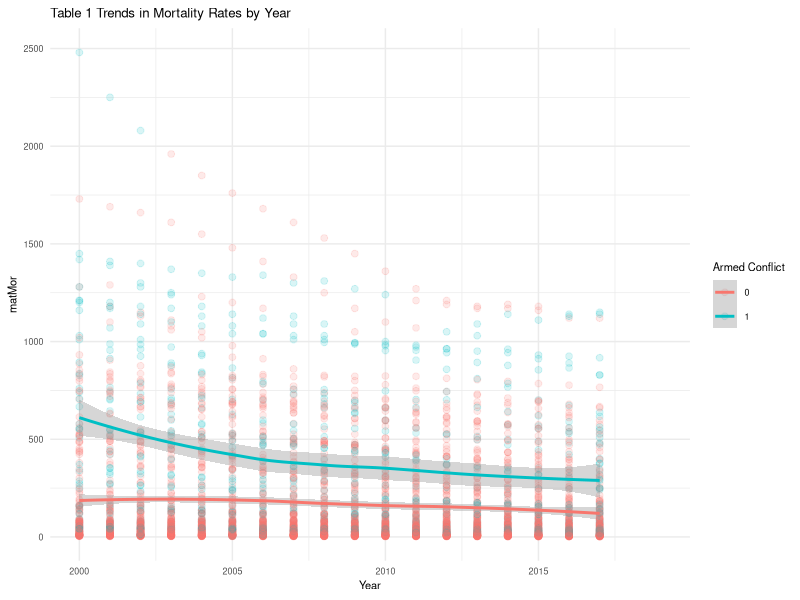
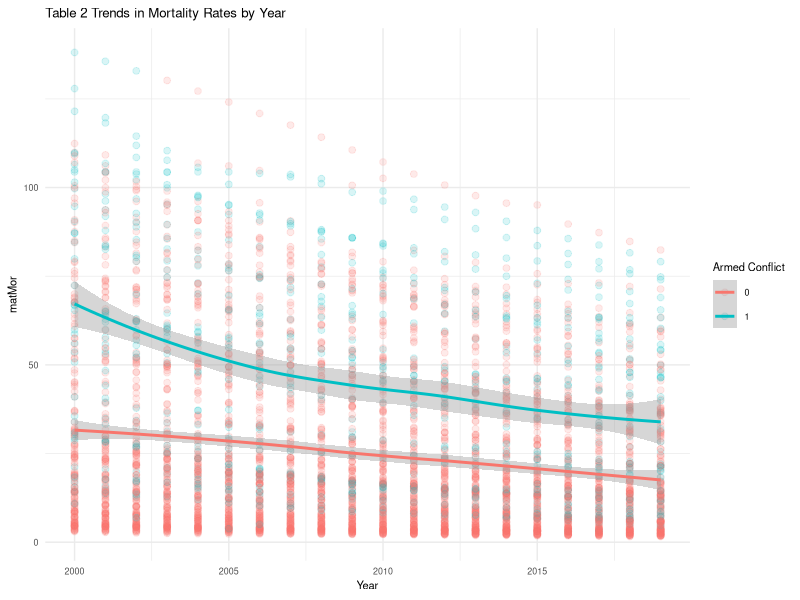
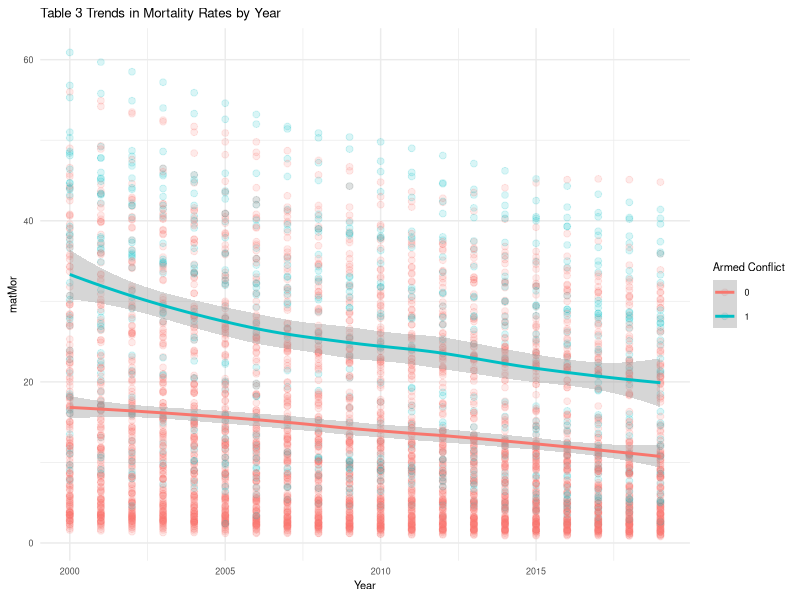
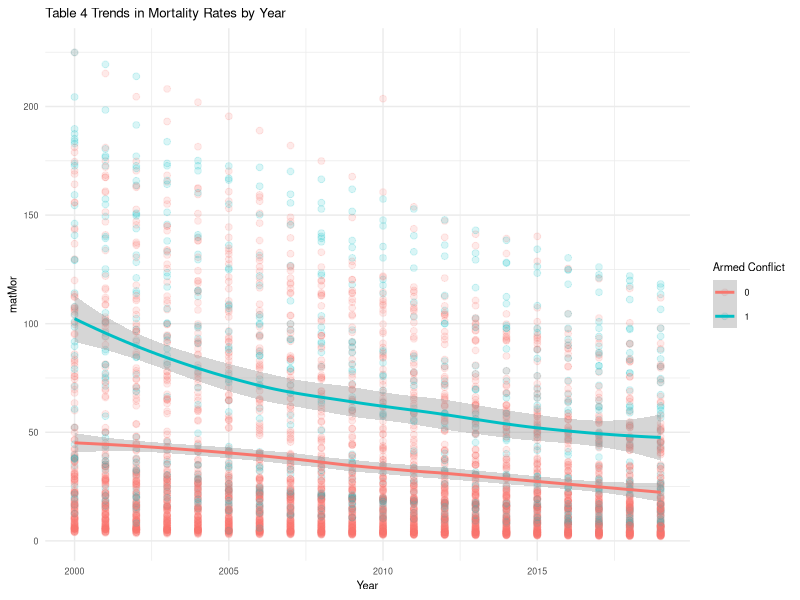
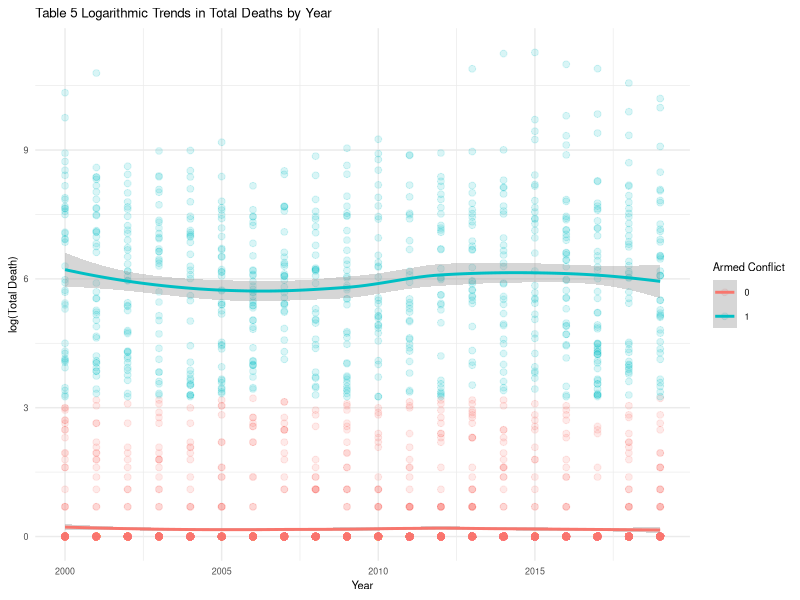
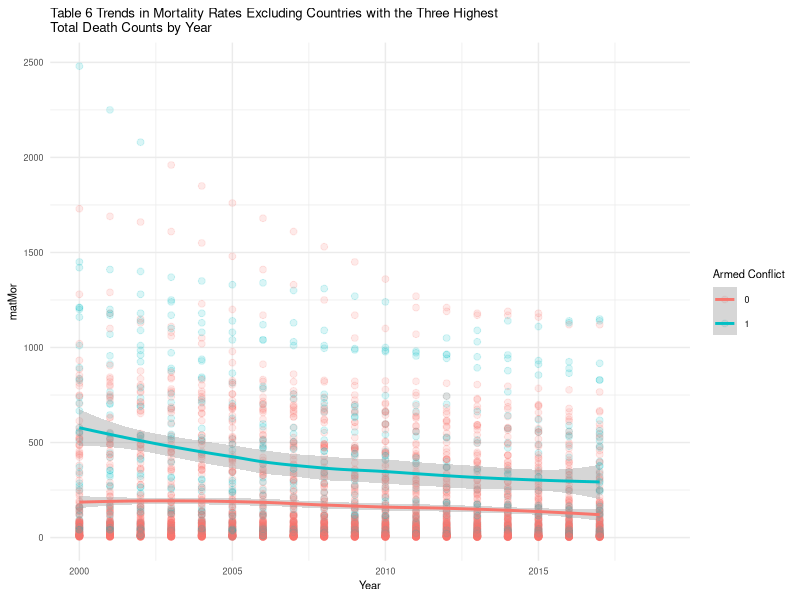
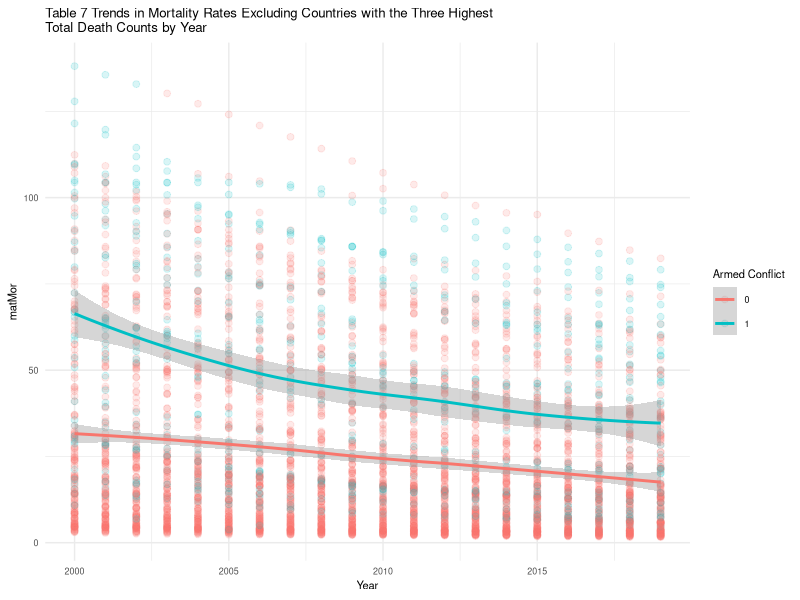
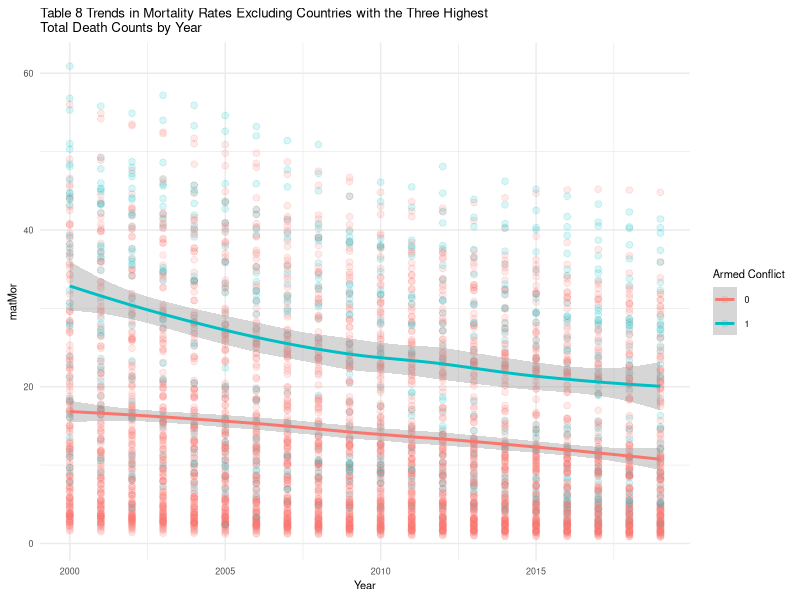

R code for these plots, in order:
## ---- chunk 1
library(tidyverse)
library(here)
## ---- chunk 2
# load the data
final_data <- read.csv(here("data/analytical", "final_data.csv"), header = TRUE)
## ---- chunk 3
glimpse(final_data)
## ---- chunk 4
summary(final_data)
## ---- chunk 5
Mor_names <- c("matMor","infMor","neoMor","under5Mor")

for (i in seq_along(Mor_names)){
  Mor <- Mor_names[i]
  plot <- final_data %>% ggplot(aes(Year,.data[[Mor]], 
                                    color=factor(armed_conflict))) +
    geom_point(alpha=0.15, size=2) + geom_smooth(aes(group = armed_conflict),
                                                 method = "loess") +
    labs(
      title = paste("Table",i,"Trends in Mortality Rates by Year"),
      x = "Year",
      y = Mor_names,
      color = "Armed Conflict"
    ) +
    theme_minimal() +
  theme(
    text = element_text(size=8)
  )
  print(plot)
}

## ---- chunk 6
final_data %>% ggplot(aes(Year,log(totaldeath+1), color=factor(armed_conflict))) +
    geom_point(alpha=0.15, size=2) + geom_smooth(aes(group = armed_conflict), 
                                                 method = "loess") +
    labs(
      title = "Table 5 Logarithmic Trends in Total Deaths by Year",
      x = "Year",
      y = "log(Total Death)",
      color = "Armed Conflict"
    ) + theme_minimal() +
  theme(
    text = element_text(size=8)
  )
## ---- chunk 7
highest_totaldeath <- final_data %>% 
  group_by(Year) %>%
  slice_max(totaldeath, n = 3)

highest_totaldeath %>% select(country_name,Year, totaldeath)

finaldata_without3highest <- anti_join(final_data,highest_totaldeath,
                                       by=c("country_name","Year"))

head(finaldata_without3highest)
## ---- chunk 8
Mor_names <- c("matMor","infMor","neoMor","under5Mor")

for (i in seq_along(Mor_names)){
  Mor <- Mor_names[i]
  plot <- finaldata_without3highest %>% ggplot(aes(Year,.data[[Mor]],
                                                   color=factor(armed_conflict))) +
    geom_point(alpha=0.15, size=2) + geom_smooth(aes(group = armed_conflict),
                                                 method = "loess") +
    labs(
      title = str_wrap(paste("Table", i+5, "Trends in Mortality Rates Excluding Countries with the Three Highest Total Death Counts by Year")),
      x = "Year",
      y = Mor_names,
      color = "Armed Conflict"
    ) +
    theme_minimal() +
  theme(
    text = element_text(size=8)
  )
  print(plot)
}
## ---- chunk 9
finaldata_without3highest %>% ggplot(aes(Year,log(totaldeath+1), 
                                         color=factor(armed_conflict))) +
    geom_point(alpha=0.15, size=2) + geom_smooth(aes(group = armed_conflict),
                                                 method = "loess") +
    labs(
      title = str_wrap("Table 10 Logarithmic Trends in Total Deaths Excluding Countries with the Three Highest Death Counts by Year"),
      x = "Year",
      y = "log(Total Death)",
      color = "Armed Conflict"
    ) + theme_minimal() +
  theme(
    text = element_text(size=8)
  )
## ---- chunk 10
oecd_countries <- final_data %>%
  filter(OECD==1)

Mor_names <- c("matMor","infMor","neoMor","under5Mor")

for (i in seq_along(Mor_names)){
  Mor <- Mor_names[i]
  plot <- oecd_countries %>% ggplot(aes(Year,.data[[Mor]],
                                        color=factor(armed_conflict))) +
    geom_point(alpha=0.15, size=2) + geom_smooth(aes(group = armed_conflict),
                                                 method = "loess") +
    labs(
      title = paste("Table",i+10, "Trends in Mortality Rates in OECD Countries by Year"),
      x = "Year",
      y = Mor_names,
      color = "Armed Conflict"
    ) +
    theme_minimal() +
  theme(
    text = element_text(size=8)
  )
  print(plot)
}
## ---- chunk 11
oecd_countries %>% ggplot(aes(Year,totaldeath, color=factor(armed_conflict))) +
    geom_point(alpha=0.3, size=2) + geom_smooth(aes(group = armed_conflict),
                                                method = "loess") +
    labs(
      title = "Table 15 Trends in Total Deaths in OECD Countries by Year",
      x = "Year",
      y = "Total Death",
      color = "Armed Conflict"
    ) + theme_minimal() +
  theme(
    text = element_text(size=8)
  )
## ---- chunk 12
non_oecd_countries <- final_data %>%
  filter(OECD==0)

Mor_names <- c("matMor","infMor","neoMor","under5Mor")

for (i in seq_along(Mor_names)){
  Mor <- Mor_names[i]
  plot <- non_oecd_countries %>% ggplot(aes(Year,.data[[Mor]],
                                        color=factor(armed_conflict))) +
    geom_point(alpha=0.15, size=2) + geom_smooth(aes(group = armed_conflict),
                                                 method = "loess") +
    labs(
      title = paste("Table", i+15, "Trends in Mortality Rates in non OECD Countries by Year"),
      x = "Year",
      y = Mor_names,
      color = "Armed Conflict"
    ) +
    theme_minimal() +
  theme(
    text = element_text(size=8)
  )
  print(plot)
}
## ---- chunk 13
non_oecd_countries %>% ggplot(aes(Year,totaldeath, color=factor(armed_conflict))) +
    geom_point(alpha=0.3, size=2) + geom_smooth(aes(group = armed_conflict),
                                                method = "loess") +
    labs(
      title = "Table 20 Trends in Total Deaths in non OECD Countries by Year",
      x = "Year",
      y = "Total Death",
      color = "Armed Conflict"
    ) + theme_minimal() +
  theme(
    text = element_text(size=8)
  )
